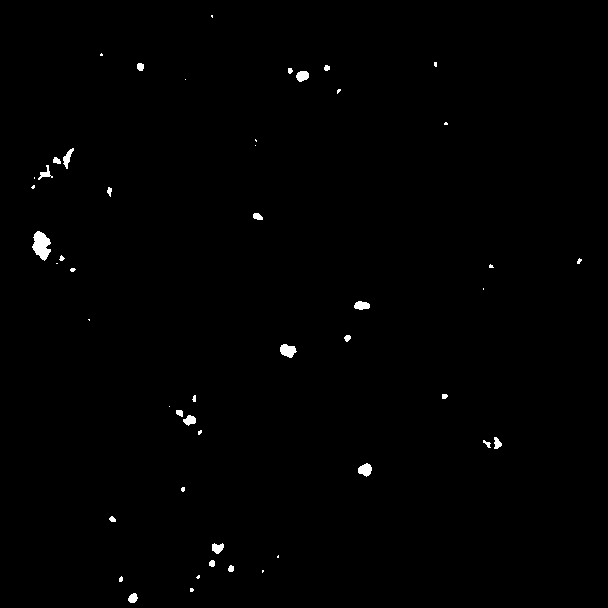
#> input picture Imagenes_Entrada/rojo.tif, 608 x 608 px
$ python Application.py
#> lines starting #> are read from the running program, lines starting #| are printed output that depends on the picture; after the words box and inside, x2 and y2 are one past the last pixel; in counts of white or black regions, pixels touching at a corner belong together
#> in main, imagen_roja is the input picture: shape (608, 608, 3); 0.57% white; 50 white regions (24 under 20 px), largest, box (x1, y1, x2, y2) and area: (32, 231, 51, 261) 365, (280, 344, 297, 358) 163, (358, 463, 372, 477) 134
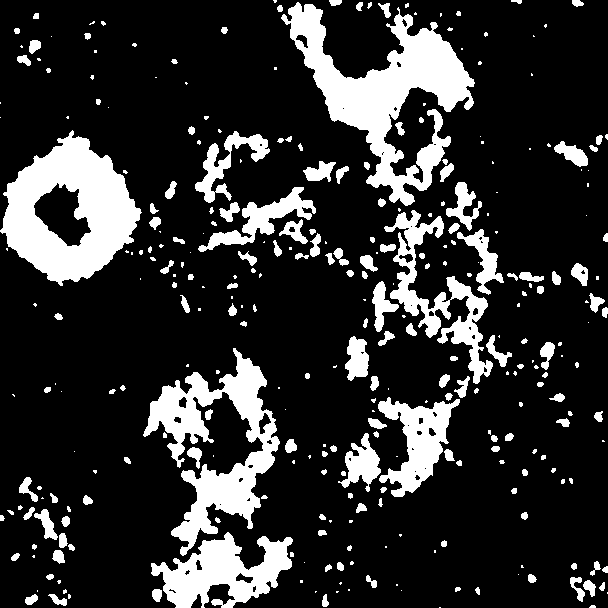
#> input picture Imagenes_Entrada/azul.tif, 608 x 608 px
#> in main, imagen_azul is the input picture: shape (608, 608, 3); 18.8% white; 319 white regions (151 under 20 px), largest, box (x1, y1, x2, y2) and area: (281, 2, 475, 206) 13503, (0, 130, 142, 286) 11830, (143, 348, 280, 556) 9765
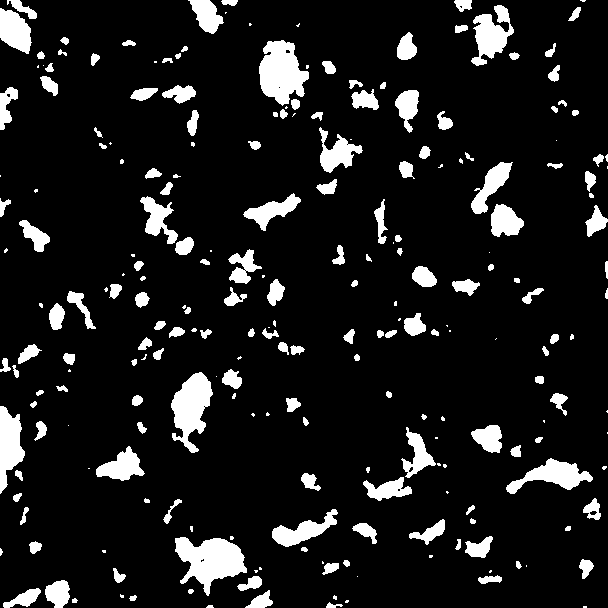
#> input picture Imagenes_Entrada/verde.tif, 608 x 608 px
#> in main, imagen_verde is the input picture: shape (608, 608, 3); 10.6% white; 238 white regions (75 under 20 px), largest, box (x1, y1, x2, y2) and area: (175, 537, 247, 596) 2371, (259, 40, 309, 106) 2167, (171, 372, 213, 453) 1922
### Functions/Cruzar.py
import cv2
import numpy as np


def cruce(imagen_importante, contornos_importantes, imagen_secundaria, contornos_secundarios, color):
    if color == "verde":
        color_contorno = (0, 255, 0)
    if color == "azul":
        color_contorno = (0, 0, 255)
    if color == "rojo":
        color_contorno = (255, 0, 0)

    # Crear una máscara negra para los contornos de contacto
    imagen_contactos = np.zeros_like(imagen_importante)  # Esto crea una imagen negra del mismo tamaño

    # Crear una imagen en blanco para dibujar los contornos
    contornos_comunes = np.zeros_like(imagen_secundaria)

    # Dibujar los contornos de la imagen secundaria en blanco
    cv2.drawContours(contornos_comunes, contornos_secundarios, -1, (255, 255, 255), 1)

    # Variable para almacenar la suma de las áreas
    suma_areas = 0

    # Lista para almacenar los contornos que dieron positivo
    contornos_positivos = []

    # Comparar los contornos de la imagen importante con los de la imagen secundaria
    for contorno_importante in contornos_importantes:
        contacto_encontrado = False

        # Verificar si algún punto del contorno importante toca un contorno secundario
        for punto in contorno_importante:
            x, y = punto[0]
            # Si el punto del contorno importante toca algún contorno secundario
            if contornos_comunes[y, x].all() != 0:
                # Dibujar el contorno importante en la imagen de contacto
                cv2.drawContours(imagen_contactos, [contorno_importante], -1, color_contorno, 2)
                # Calcular el área del contorno importante y sumarla
                suma_areas += cv2.contourArea(contorno_importante)
                contacto_encontrado = True
                contornos_positivos.append(contorno_importante)  # Agregar el contorno a la lista de positivos
                break

        # Si no se encontró contacto, verificar si el contorno importante contiene algún contorno secundario
        if not contacto_encontrado:
            for contorno_secundario in contornos_secundarios:
                for punto in contorno_secundario:
                    x, y = punto[0]
                    punto2 = (float(x), float(y))  # Convertir a float los puntos
                    resultado = cv2.pointPolygonTest(contorno_importante, punto2, False)

                    if resultado == 1:  # El punto está dentro del contorno importante
                        # Dibujar el contorno importante en la imagen de contacto
                        cv2.drawContours(imagen_contactos, [contorno_importante], -1, color_contorno, 2)
                        # Calcular el área del contorno importante y sumarla
                        suma_areas += cv2.contourArea(contorno_importante)
                        contornos_positivos.append(contorno_importante)  # Agregar el contorno a la lista de positivos
                        break

    return imagen_contactos, suma_areas, contornos_positivos

### Application.py
import cv2
import numpy as np
import matplotlib.pyplot as plt
from Functions import Cruzar
import os
import json

# Obtener el directorio actual del script
directorio_actual = os.path.dirname(__file__)

def dibujar_y_eliminar_restante(imagen_gris, contornos,color):
    if color == "verde":
        color_contorno = (0, 255, 0)
    if color == "azul":
        color_contorno = (0, 0, 255)
    if color == "rojo":
        color_contorno = (255, 0, 0)
    # Crear una máscara negra del mismo tamaño que la imagen original
    mascara = np.zeros_like(imagen_gris)
    # Dibujar los contornos en la máscara, llenando los contornos con color blanco
    cv2.drawContours(mascara, contornos, -1, color_contorno, thickness=cv2.FILLED)

    # Aplicar la máscara a la imagen original para mantener solo las áreas de los contornos
    imagen_filtada = cv2.bitwise_and(imagen_gris, mascara)
    return imagen_filtada


def calcular(imagen_roja,imagen_azul,imagen_verde):


    # Asegúrate de que las imágenes se carguen correctamente
    if imagen_roja is None:
        print("Error al cargar la imagen roja.")
    if imagen_azul is None:
        print("Error al cargar la imagen azul.")
    if imagen_verde is None:
        print("Error al cargar la imagen verde.")


    # Verificar si ambas imágenes se cargaron correctamente
    if imagen_roja is None or imagen_azul is None:
        print("Error al cargar una de las imágenes.")
    else:
        # Convertir las imágenes a escala de grises
        imagen_gris_roja = cv2.cvtColor(imagen_roja, cv2.COLOR_BGR2GRAY)
        imagen_gris_azul = cv2.cvtColor(imagen_azul, cv2.COLOR_BGR2GRAY)
        imagen_gris_verde = cv2.cvtColor(imagen_verde, cv2.COLOR_BGR2GRAY)
#> imagen_gris_verde: shape (608, 608); 10.6% white; 238 white regions (75 under 20 px)

        # Aplicar un umbral para cada imagen
        _, umbral_roja = cv2.threshold(imagen_gris_roja, 0, 255, cv2.THRESH_BINARY)
        _, umbral_azul = cv2.threshold(imagen_gris_azul, 0, 255, cv2.THRESH_BINARY)
        _, umbral_verde = cv2.threshold(imagen_gris_verde, 0, 255, cv2.THRESH_BINARY)

        # Encontrar los contornos de cada imagen
        contornos_rojos, _ = cv2.findContours(umbral_roja, cv2.RETR_TREE, cv2.CHAIN_APPROX_SIMPLE)
#> contornos_rojos = 50 contours, 29 with area under 20; largest, box (x1, y1, x2, y2) and area: (32, 231, 51, 261) 329, (280, 344, 297, 358) 140, (358, 463, 372, 477) 115, (296, 71, 309, 82) 93, (354, 301, 370, 310) 91
        contornos_azules, _ = cv2.findContours(umbral_azul, cv2.RETR_TREE, cv2.CHAIN_APPROX_SIMPLE)
#> contornos_azules = 365 contours, 221 with area under 20; largest, box (x1, y1, x2, y2) and area: (0, 130, 142, 286) 13594, (281, 2, 475, 206) 12997, (143, 348, 280, 556) 9429, (151, 532, 293, 608) 5492, (384, 210, 493, 384) 4311
        contornos_verdes, _ = cv2.findContours(umbral_verde, cv2.RETR_TREE, cv2.CHAIN_APPROX_SIMPLE)
#> contornos_verdes = 249 contours, 101 with area under 20; largest, box (x1, y1, x2, y2) and area: (175, 537, 247, 596) 2260, (259, 40, 309, 106) 2076, (171, 372, 213, 453) 1810, (471, 5, 514, 66) 1250, (0, 406, 25, 494) 1225

        # Dibujar los contornos en las imágenes originales
        imagen_roja_contornos = imagen_roja.copy()
        imagen_azul_contornos = imagen_azul.copy()
        imagen_verde_contornos = imagen_verde.copy()

        cv2.drawContours(imagen_roja_contornos, contornos_rojos, -1, (0, 0, 255), 2)  # Contornos en verde en la imagen roja
#> imagen_roja_contornos: shape (608, 608, 3); 0.81% of pixels changed, all inside (x1, y1, x2, y2) = (30, 14, 583, 604)
        cv2.drawContours(imagen_azul_contornos, contornos_azules, -1, (255, 0, 0), 2)  # Contornos en azul en la imagen azul
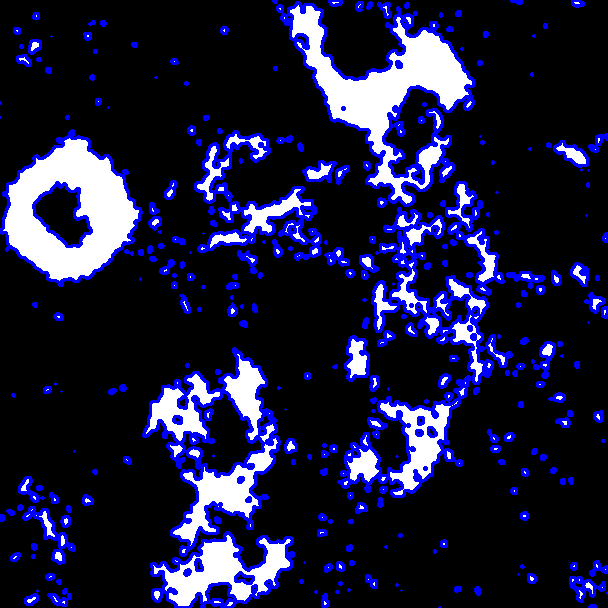
#> imagen_azul_contornos: shape (608, 608, 3); 12.48% of pixels changed, all inside (x1, y1, x2, y2) = (0, 0, 608, 608)
        cv2.drawContours(imagen_verde_contornos, contornos_verdes, -1, (0, 255, 0), 2)  # Contornos en azul en la imagen azul
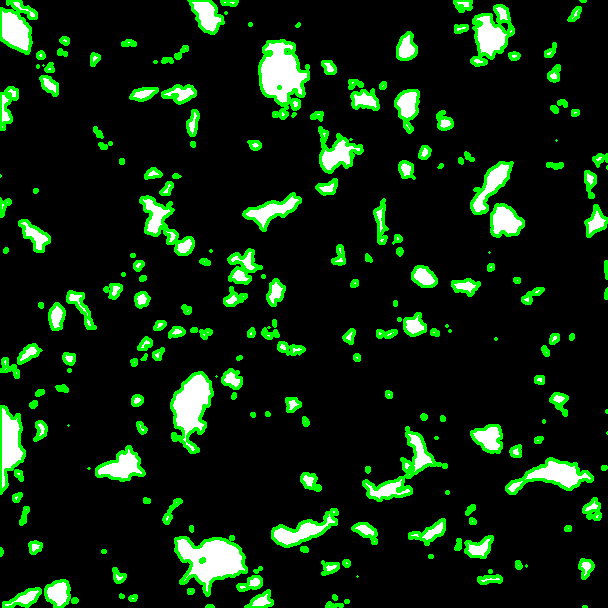
#> imagen_verde_contornos: shape (608, 608, 3); 8.81% of pixels changed, all inside (x1, y1, x2, y2) = (0, 0, 608, 608)

        print(f"Calculando Area de Rojo dentro de Verde")
        imagen_contactos_rojo_en_verde,area_rojo_verde,contornos_positivos= Cruzar.cruce(imagen_verde,contornos_verdes,imagen_roja,contornos_rojos,"verde")
#> in cruce, `cv2.drawContours(contornos_comunes, contornos_secundarios, -1, (255, 2..`: contornos_comunes: shape (608, 608, 3); 0.23% white in thin lines or dots, all inside (x1, y1, x2, y2) = (31, 15, 582, 603)
#> the loop in cruce, `for contorno_importante in contornos_importantes:` made 249 passes
#> contorno_importante on passes 1, 13, 20: [[583, 606], [583, 607], [586, 607], [586, 606]], [[357, 576]], [[526, 565], [526, 566]]
#> after the loop in cruce, `for contorno_importante in contornos_importantes:`: contornos_positivos = 18 contours, 1 with area under 20; largest, box (x1, y1, x2, y2) and area: (175, 537, 247, 596) 2260, (259, 40, 309, 106) 2076, (171, 372, 213, 453) 1810, (243, 193, 301, 231) 762, (188, 0, 224, 34) 651; suma_areas = 9529.5
#> area_rojo_verde = 9529.5


        imagen_contactos_rojo_en_verde=dibujar_y_eliminar_restante(imagen_verde_contornos,contornos_positivos,"verde")

        print(f"Calculando Area de Rojo dentro de Verde dentro de Azul",)
        imagen_contactos_rojo_en_verde_en_azul,area_rojo_verde_azul,contornos_positivos= Cruzar.cruce(imagen_azul,contornos_azules,imagen_contactos_rojo_en_verde,contornos_positivos,"azul")
#> call 2 of cruce, with color = 'azul'
#> in cruce (call 2), `cv2.drawContours(contornos_comunes, contornos_secundarios, -1, (255, 2..`: contornos_comunes: shape (608, 608, 3); 0.4% white in thin lines or dots, all inside (x1, y1, x2, y2) = (19, 0, 502, 601)
#> the loop in cruce (call 2), `for contorno_importante in contornos_importantes:` made 365 passes
#> contorno_importante on passes 1, 7, 8: [[439, 607], [440, 607]], [[607, 592], [607, 593]], [[336, 591], [336, 592], [337, 592], [338, 591]]
#> after the loop in cruce (call 2), `for contorno_importante in contornos_importantes:`:
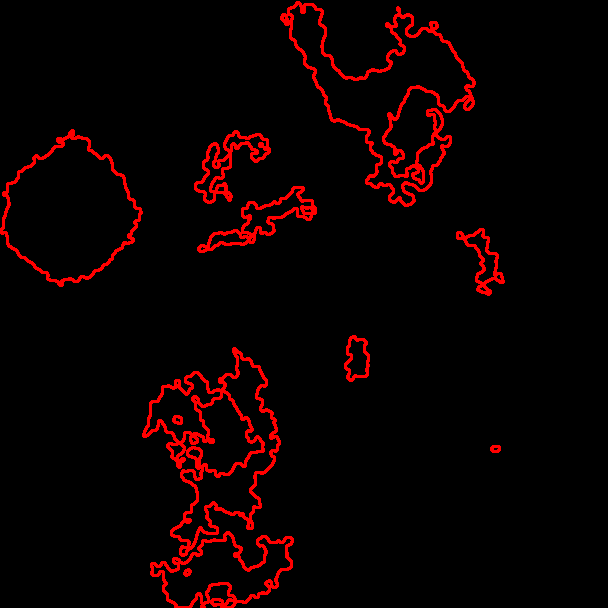
#> imagen_contactos: shape (608, 608, 3); mean of channels 0, 1, 2 0, 0, 12.2; drawn as B, G, R
#> after the loop in cruce (call 2), `for contorno_importante in contornos_importantes:`: contornos_positivos = 13 contours, 2 with area under 20; largest, box (x1, y1, x2, y2) and area: (0, 130, 142, 286) 13594, (281, 2, 475, 206) 12997, (143, 348, 280, 556) 9429, (151, 532, 293, 608) 5492, (198, 187, 316, 252) 1902; suma_areas = 46706
#> area_rojo_verde_azul = 46706


        imagen_contactos_rojo_en_verde_en_azul=dibujar_y_eliminar_restante(imagen_azul_contornos,contornos_positivos,"azul")

        print(f"Calculando Area de Verde dentro de Azul")
        imagen_contactos_verde_en_azul,area_verde_azul,contornos_positivos = Cruzar.cruce(imagen_azul,contornos_azules,imagen_verde,contornos_verdes,"azul")
#> call 3 of cruce, with color = 'azul'
#> in cruce (call 3), `cv2.drawContours(contornos_comunes, contornos_secundarios, -1, (255, 2..`: contornos_comunes: shape (608, 608, 3); 2.5% white in thin lines or dots
#> the loop in cruce (call 3), `for contorno_importante in contornos_importantes:` made 365 passes
#> after the loop in cruce (call 3), `for contorno_importante in contornos_importantes:`:
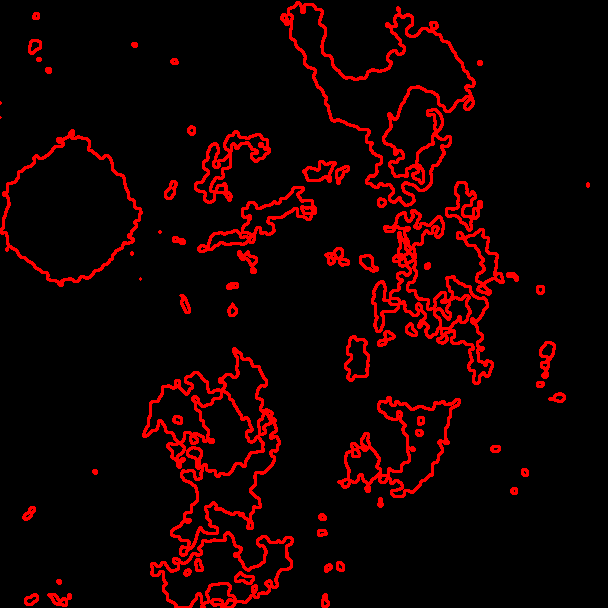
#> imagen_contactos: shape (608, 608, 3); mean of channels 0, 1, 2 0, 0, 20.7; drawn as B, G, R
#> after the loop in cruce (call 3), `for contorno_importante in contornos_importantes:`: contornos_positivos = 77 contours, 22 with area under 20; largest, box (x1, y1, x2, y2) and area: (0, 130, 142, 286) 13594, (281, 2, 475, 206) 12997, (143, 348, 280, 556) 9429, (151, 532, 293, 608) 5492, (384, 210, 493, 384) 4311; suma_areas = 59709
#> area_verde_azul = 59709


        imagen_contactos_verde_en_azul=dibujar_y_eliminar_restante(imagen_azul_contornos,contornos_positivos,"azul")

        print(f"Calculando Area de Rojo dentro de Azul")
        imagen_contactos_rojo_en_azul,area_rojo_azul,contornos_positivos = Cruzar.cruce(imagen_azul,contornos_azules,imagen_roja,contornos_rojos,"azul")
#> after the loop in cruce (call 4), `for contorno_importante in contornos_importantes:`: contornos_positivos = 32 contours; largest, box (x1, y1, x2, y2) and area: (0, 130, 142, 286) 13594, (0, 130, 142, 286) 13594, (0, 130, 142, 286) 13594, (0, 130, 142, 286) 13594, (0, 130, 142, 286) 13594; suma_areas = 231489
#> area_rojo_azul = 231489

        # Mostrar la suma de las áreas

        imagen_contactos_rojo_en_azul=dibujar_y_eliminar_restante(imagen_azul_contornos,contornos_positivos,"azul")
#> call 4 of dibujar_y_eliminar_restante, with color = 'azul'
#> in dibujar_y_eliminar_restante (call 4), `imagen_filtada = cv2.bitwise_and(imagen_gris, mascara)`:
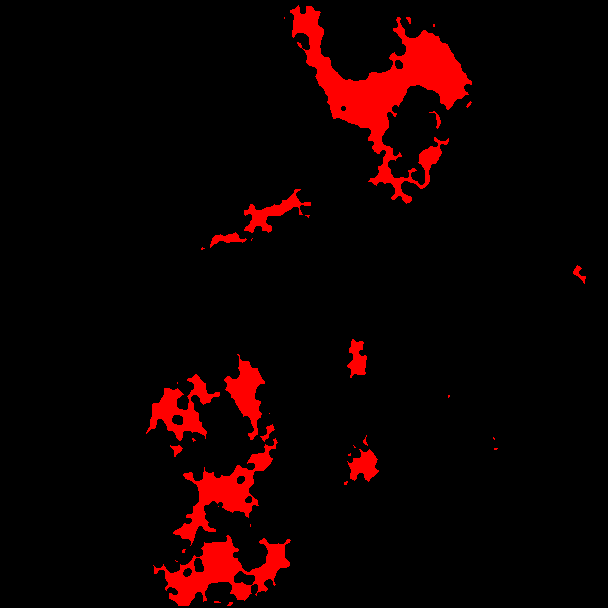
#> imagen_filtada: shape (608, 608, 3); mean B, G, R 0, 0, 15.9


        # Convertir las imágenes de BGR a RGB para matplotlib
        imagen_roja_rgb = cv2.cvtColor(imagen_roja_contornos, cv2.COLOR_BGR2RGB)
        imagen_azul_rgb = cv2.cvtColor(imagen_azul_contornos, cv2.COLOR_BGR2RGB)
        imagen_verde_rgb = cv2.cvtColor(imagen_verde_contornos, cv2.COLOR_BGR2RGB)


        fig, axs = plt.subplots(1, 3, figsize=(15, 5))

        # Mostrar la imagen con los contornos de contacto
        axs[0].imshow(imagen_roja_rgb)
        axs[0].set_title('Rojo')
        axs[0].axis('off')

        # Mostrar la imagen con los contornos rojos
        axs[1].imshow(imagen_verde_rgb)
        axs[1].set_title('Verde')
        axs[1].axis('off')


        # Mostrar la imagen con los contornos de contacto
        axs[2].imshow(imagen_contactos_rojo_en_verde)
        axs[2].set_title('Contornos Verdes en contacto con Rojos')
        axs[2].axis('off')


        # Mostrar las imágenes
        plt.tight_layout()
        plt.savefig(os.path.join(directorio_actual, 'Resultados', 'Contornos_Verdes_en_contacto_con_Rojos.png'), bbox_inches='tight', dpi=300)  # Cambia el nombre y formato según necesites


        fig, axs = plt.subplots(1, 3, figsize=(15, 5))

        # Mostrar la imagen con los contornos de contacto
        axs[0].imshow(imagen_contactos_rojo_en_verde)
        axs[0].set_title('Verde en Rojo')
        axs[0].axis('off')

        # Mostrar la imagen con los contornos rojos
        axs[1].imshow(imagen_azul_rgb)
        axs[1].set_title('Azul')
        axs[1].axis('off')


        # Mostrar la imagen con los contornos de contacto
        axs[2].imshow(imagen_contactos_rojo_en_verde_en_azul)
        axs[2].set_title('Contornos Azules en contacto con los Verdes en Rojo')
        axs[2].axis('off')


        # Mostrar las imágenes
        plt.tight_layout()
        plt.savefig(os.path.join(directorio_actual, 'Resultados', 'Contornos_Azules_en_contacto_con_los_Verdes_en_Rojo.png'), bbox_inches='tight', dpi=300)  # Cambia el nombre y formato según necesites
#> figure, not shown here; B, G, R data is drawn as R, G, B


        fig, axs = plt.subplots(1, 3, figsize=(15, 5))

        # Mostrar la imagen con los contornos de contacto
        axs[0].imshow(imagen_verde_rgb)
        axs[0].set_title('Verde')
        axs[0].axis('off')

        # Mostrar la imagen con los contornos rojos
        axs[1].imshow(imagen_azul_rgb)
        axs[1].set_title('Azul')
        axs[1].axis('off')


        # Mostrar la imagen con los contornos de contacto
        axs[2].imshow(imagen_contactos_verde_en_azul)
        axs[2].set_title('Contornos Azules en contacto con Verdes')
        axs[2].axis('off')


        # Mostrar las imágenes
        plt.tight_layout()
        plt.savefig(os.path.join(directorio_actual, 'Resultados', 'Contornos_Azules_en_contacto_con_Verdes.png'), bbox_inches='tight', dpi=300)  # Cambia el nombre y formato según necesites
#> figure, not shown here; B, G, R data is drawn as R, G, B


        fig, axs = plt.subplots(1, 3, figsize=(15, 5))

        # Mostrar la imagen con los contornos de contacto
        axs[0].imshow(imagen_roja_rgb)
        axs[0].set_title('Rojo')
        axs[0].axis('off')

        # Mostrar la imagen con los contornos rojos
        axs[1].imshow(imagen_azul_rgb)
        axs[1].set_title('Azul')
        axs[1].axis('off')


        # Mostrar la imagen con los contornos de contacto
        axs[2].imshow(imagen_contactos_rojo_en_azul)
        axs[2].set_title('Contornos Azules en contacto con Rojos')
        axs[2].axis('off')

        # Mostrar las imágenes
        plt.tight_layout()
        # Guardar la figura en un archivo
        plt.savefig(os.path.join(directorio_actual, 'Resultados', 'Contornos_Azules_en_contacto_con_Rojos.png'), bbox_inches='tight', dpi=300)  # Cambia el nombre y formato según necesites
#> figure, not shown here; B, G, R data is drawn as R, G, B


    areas={
        "area_rojo_en_verde":area_rojo_verde,
        "area_rojo_en_verde_en_azul":area_rojo_verde_azul,
        "area_verde_en_azul":area_verde_azul,
        "area_rojo_en_azul":area_rojo_azul
    }
#> areas = {'area_rojo_en_verde': 9529.5, 'area_rojo_en_verde_en_azul': 46706, 'area_verde_en_azul': 59709, 'area_rojo_en_azul': 231489}

    return areas


def main():
    try:


        # Construir rutas relativas a partir del directorio actual
        imagen_roja_path = os.path.join(directorio_actual, 'Imagenes_Entrada', 'rojo.tif')
        imagen_azul_path = os.path.join(directorio_actual, 'Imagenes_Entrada', 'azul.tif')
        imagen_verde_path = os.path.join(directorio_actual, 'Imagenes_Entrada', 'verde.tif')

        # Cargar las imágenes usando las rutas relativas
        imagen_roja = cv2.imread(imagen_roja_path)
        imagen_azul = cv2.imread(imagen_azul_path)
        imagen_verde = cv2.imread(imagen_verde_path)

        areas = calcular(imagen_roja,imagen_azul,imagen_verde)

        # Guardar el diccionario en un archivo .txt
        with open(os.path.join(directorio_actual, 'Resultados', 'areas.txt'), 'w') as file:
            json.dump(areas, file, indent=4)  # indent=4 para una mejor legibilidad

        print("Termino todo OK")
    except:
        print("Ocurrio un error que rompio la ejecución.")


# Esto asegura que main() solo se ejecute si el script se ejecuta directamente
if __name__ == "__main__":
    main()
